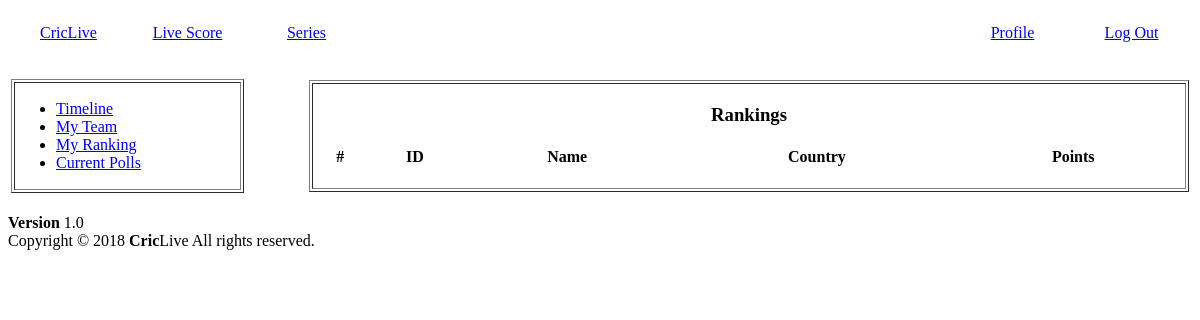
/user/ranking.php (signed in), run on an earlier commit of the app's database.
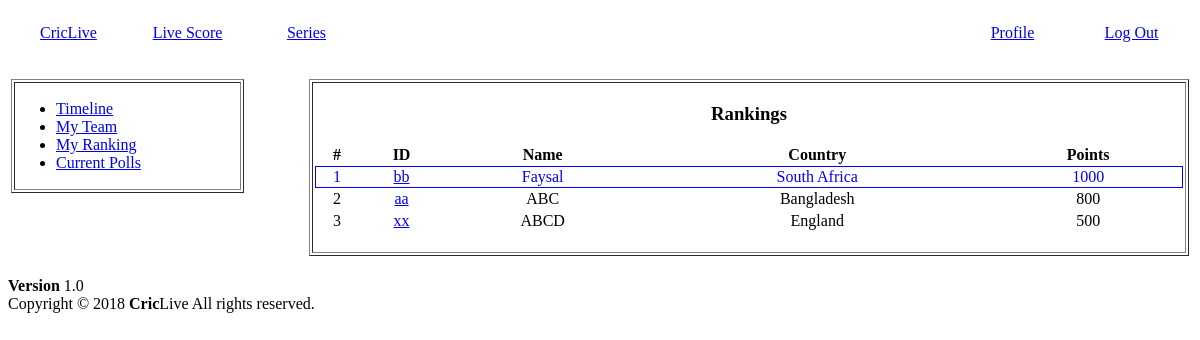
And on a later commit of the database.
### tables this page shows
CREATE TABLE `rank` (
  `user_id` varchar(100) NOT NULL,
  `name` varchar(100) NOT NULL,
  `country` varchar(100) NOT NULL,
  `points` int(255) NOT NULL
);

### user/ranking.php (the view, shortened to what this page needs)
<?php
    $conn1 = mysqli_connect('localhost', 'root', '', 'criclive');
    $sql1 = "SELECT * FROM rank";
    $result1 = mysqli_query($conn1, $sql1);
    $count = mysqli_num_rows($result1);
    function serial($id){
        $conn = mysqli_connect('localhost', 'root', '', 'criclive');
        $sql = "SELECT @a:=@a+1 serial_number, points,user_id FROM rank, (SELECT @a:= 0) AS a ORDER BY `points` DESC";
        $result = mysqli_query($conn, $sql);
        $count = mysqli_num_rows($result);
        while($row = mysqli_fetch_assoc($result)){
            if($row['user_id'] == $id){
                return $row['serial_number'];
            }
        }
    }
?>
<!DOCTYPE html>
<html>
<head>
</head>
<body>
    <table width="100%" style="color:green;" height="50px">
        <tr >
            <td width="10%"><a href="user.php"><center>CricLive</center></a></td>
            <td width="10%" style="color:green;"><a href="viewScore.php"><center>Live Score</center></a></td>
            <td width="10%"><a href="#"><center>Series</center></a></td>
            <td width="50%"></td>
            <td width="10%"><a href="profile.php"><center>Profile</center></a></td>
            <td width="10%"><a href="logout.php"><center>Log Out</center></a></td>
        </tr>
    </table >
    <br/>
    <table width="100%">
        <tr>
            <td  width="20%" valign="top">
                <table  width="100%" border="1">
                    <tr>
                        <center>
                            <td>
                                <ul>
                                <li><a href="user.php">Timeline</a></li>
                                <li><a href="myTeam.php"> My Team</a></li>
                                <li><a href="#"> My Ranking</a></li>
                                <li><a href="poll.php"> Current Polls </a></li>
                              </ul>
                            </td>
                        </center>
                    </tr>
                </table>
            </td>
            <td  width="5%"></td>
            <td width="75%">
                <table  width="100%" border="1px">
                    <tr>
                        <td>
                            <div>
                              <center><h3>Rankings</h3></center>
                            </div>
                              <table width="100%">
                                <thead>
                                <tr>
                                    <th><center>#</center></th>
                                    <th><center>ID</center></th>
                                    <th><center>Name</center></th>
                                    <th><center>Country</center></th>
                                    <th><center>Points</center></th>
                                </tr>
                                </thead>
                                <?php
                                    $conn = mysqli_connect('localhost', 'root', '', 'criclive');
                                    $sql= "SELECT * FROM `rank` ORDER BY `points` DESC";
                                    $result = mysqli_query($conn, $sql);
                                    $i = 0;
                                    $pos = serial($_SESSION['id']);
                                    if($_GET['se']!=""){
                                        $ser = $_GET['se'];
                                        while($row = mysqli_fetch_assoc($result)){
                                            if($i<10 && (serial($row['user_id'])>=$ser)){
                                                $str = 'userProfile.php?id='. $row['user_id'];
                                                if($row['user_id'] == $_SESSION['id']){
                                ?>
                                                 <tr style="outline: thin solid; color:blue;">
                                                  <td><center><?php echo serial($row['user_id']) ?></center></td>
                                                    <td><center><a href='<?=$str?>'><?=$row['user_id']?></a></center></td>
                                                    <td><center><?=$row['name']?></center></td>
                                                  <td><center><?=$row['country']?></center></td>
                                                  <td><center><?=$row['points']?></center></td>
                                                </tr>
                                    <?php
                                                continue;
                                            }
                                    ?>
                                            <tr>
                                              <td><center><?php echo serial($row['user_id']) ?></center></td>
                                                <td><center><a href='<?=$str?>'><?=$row['user_id']?></a></center></td>
                                                <td><center><?=$row['name']?></center></td>
                                              <td><center><?=$row['country']?></center></td>
                                              <td><center><?=$row['points']?></center></td>
                                            </tr>
                                    <?php
                                            $i++;
                                            }else{
                                            }
                                        }
                                    }
                                    else{
                                        while($row = mysqli_fetch_assoc($result)){
                                            if($i<10){
                                                $str = 'userProfile.php?id='. $row['user_id'];
                                                if($row['user_id'] == $_SESSION['id']){
                                ?>
                                                 <tr style="outline: thin solid; color:blue;">
                                                  <td><center><?php echo serial($row['user_id']) ?></center></td>
                                                    <td><center><a href='<?=$str?>'><?=$row['user_id']?></a></center></td>
                                                    <td><center><?=$row['name']?></center></td>
                                                  <td><center><?=$row['country']?></center></td>
                                                  <td><center><?=$row['points']?></center></td>
                                                </tr>
                                    <?php
                                                continue;
                                            }
                                    ?>
                                            <tr>
                                              <td><center><?php echo serial($row['user_id']) ?></center></td>
                                                <td><center><a href='<?=$str?>'><?=$row['user_id']?></a></center></td>
                                                <td><center><?=$row['name']?></center></td>
                                              <td><center><?=$row['country']?></center></td>
                                              <td><center><?=$row['points']?></center></td>
                                            </tr>
                                    <?php
                                            $i++;
                                            }else{
                                            }
                                        }
                                    }
                                ?>
                            </table>
                            <br>
                        </td>
                    </tr>
                </table>
            </td>
        </tr>
    </table>
    <br/>
    <?php include 'footer.php';?>
</body>
</html>

### user/footer.php
<div class="container">
      <div class="pull-right hidden-xs">
        <b>Version</b> 1.0
      </div>
      Copyright &copy; 2018 <strong>Cric</strong>Live All rights
      reserved.
    </div>

What changed in the data, as far as the page shows it:
added rank: user_id "1", user_id "bb", name "Faysal", country "South Africa", points "1000"
added rank: user_id "2", user_id "aa", name "ABC", country "Bangladesh", points "800"
added rank: user_id "3", user_id "xx", name "ABCD", country "England", points "500"
